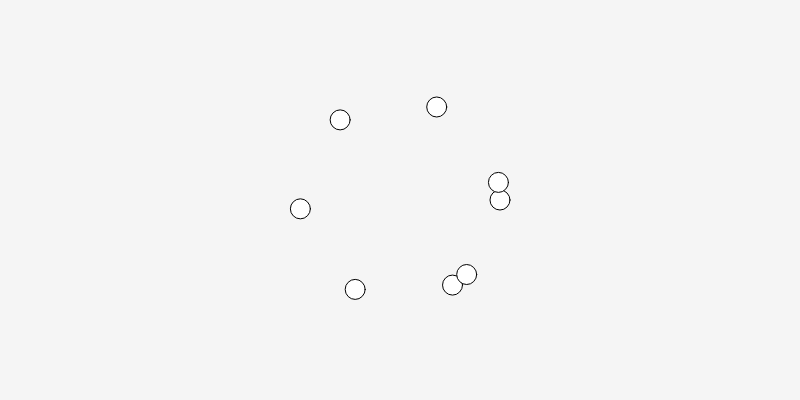
Frame 1 (no input)
Frame 60 (no input): identical to frame 1, image omitted
Frame 120 (the mouse pressed at the canvas centre since frame 60): identical to frame 1, image omitted

The p5.js sketch that drew this single still picture (run headless with seeded random() and noise() and a simulated clock; from frame 60 on, the mouse is pressed at the canvas centre):

// p5.js sketch
// ── sketch.js
// Example data arrays (you can use one or both)
let data = [80, 150, 120, 250, 200, 300, 220, 350];

function setup() {
  createCanvas(800, 400);
  angleMode(RADIANS); // p5 default, here for clarity
}

function draw() {
  background(245);

  // Center of the sunburst
  translate(width / 2, height / 2)

  let innerRadius = 100;
  let angleStep = 360/data.length
  
  for (let i = 0; i < data.length; i++) {
    let d = data[i];
    let angle = angleStep * i;

    let x = innerRadius * cos(angle)
    let y = innerRadius * sin(angle)

    ellipse(x, y, 20, 20)


    
  }

}
